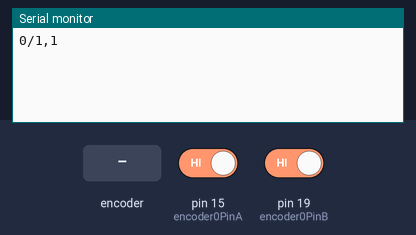
Bench run of a sketch on a simulated Arduino Uno, built with avr-gcc and run on an emulated ATmega328P. Parts: the last lines printed to the serial monitor. The inputs (shaded band) are chosen by the test bench; at power-on: pin 15 (encoder0PinA) HIGH, pin 19 (encoder0PinB) HIGH.

Above: at 1.2 s.
1.3 s: rotary encoder on pin 15 (encoder0PinA) / pin 19 (encoder0PinB) turned 1 step (first pin leading)
At 2.2 s:
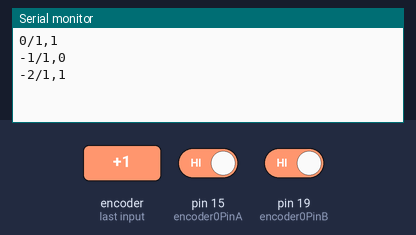
3.0 s: rotary encoder on pin 15 (encoder0PinA) / pin 19 (encoder0PinB) turned 1 step (first pin leading)
At 3.5 s:
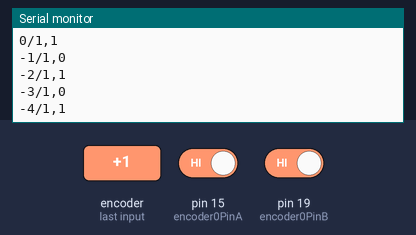
Timing chart, 0 to 6.0 s (numbered marks = the images above; inputs shaded):
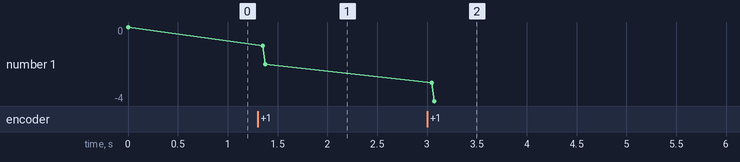

Measured:
- after the input at 1.3 s, the serial monitor: prints a new line after 0.05 s (image 1)
- after the input at 3.0 s, the serial monitor: prints a new line after 0.05 s (image 2)
- plotted number 1: 0 → -2 after the input at 1.3 s, -2 → -4 after the input at 3.0 s

The sketch:

circular-encoder.ino
```cpp
/* Read Quadrature Encoder
 * Connect Encoder to Pins encoder0PinA, encoder0PinB, and +5V.
 *
 * Sketch by max wolf / www.meso.net
 * v. 0.1 - very basic functions - mw 20061220
 *
 */


int val;
int encoder0PinA = 15;
int encoder0PinB = 19;
int encoder0Pos = 0;
int encoder0PinALast = LOW;
int encoder0PinBLast = LOW;
int a = LOW;
int b = LOW;

void setup() {
  pinMode (encoder0PinA,INPUT_PULLUP);
  pinMode (encoder0PinB,INPUT_PULLUP);
  Serial.begin (9600);
}

void loop() {
  int changed = 0;
  a = digitalRead(encoder0PinA);
  b = digitalRead(encoder0PinB);
  if ((encoder0PinALast == LOW) && (a == HIGH)) {
    if (b == LOW) {
      encoder0Pos--;
    } else {
      encoder0Pos++;
    }
    changed = 1;
  }
  if ((encoder0PinBLast == LOW) && (b == HIGH)) {
    if (a == LOW) {
      encoder0Pos++;
    } else {
      encoder0Pos--;
    }
    changed = 1;
  }
  if (changed) {
    Serial.print (encoder0Pos);
    Serial.print ("/");
    Serial.print (a);
    Serial.print (",");
    Serial.print (b);
    Serial.print ("\r\n");
  }
  encoder0PinALast = a;
  encoder0PinBLast = b;
}
```
